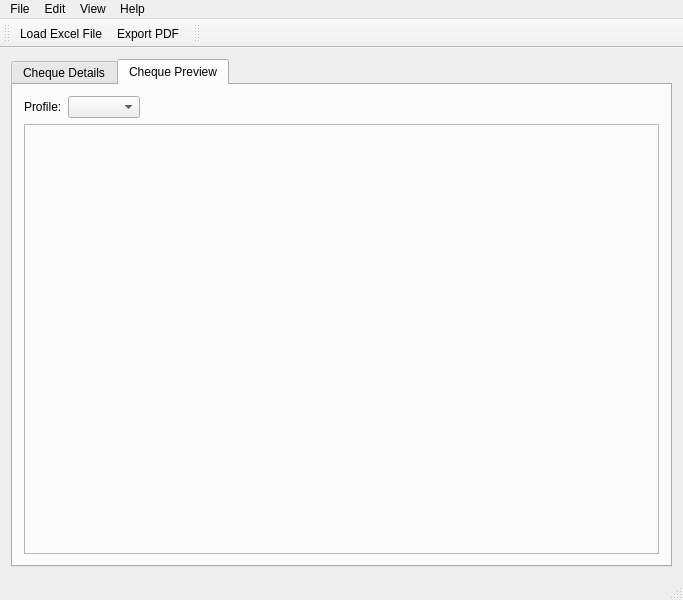
<?xml version="1.0" encoding="UTF-8"?>
<ui version="4.0">
 <class>ChequePrinter</class>
 <widget class="QMainWindow" name="ChequePrinter">
  <property name="geometry">
   <rect>
    <x>0</x>
    <y>0</y>
    <width>683</width>
    <height>600</height>
   </rect>
  </property>
  <property name="windowTitle">
   <string>Cheque Printer</string>
  </property>
  <widget class="QWidget" name="centralWidget">
   <layout class="QVBoxLayout" name="verticalLayout">
    <item>
     <widget class="QTabWidget" name="tabWidget">
      <property name="currentIndex">
       <number>1</number>
      </property>
      <widget class="QWidget" name="tab">
       <attribute name="title">
        <string>Cheque Details</string>
       </attribute>
       <layout class="QVBoxLayout" name="verticalLayout_2">
        <item>
         <layout class="QHBoxLayout" name="horizontalLayout">
          <item>
           <widget class="QPushButton" name="cmdNewCheque">
            <property name="text">
             <string>New Cheque</string>
            </property>
           </widget>
          </item>
          <item>
           <widget class="QPushButton" name="cmdSave">
            <property name="text">
             <string>Save</string>
            </property>
           </widget>
          </item>
          <item>
           <widget class="QPushButton" name="cmdFillAmountInWords">
            <property name="text">
             <string>Fill Amount In Words</string>
            </property>
           </widget>
          </item>
          <item>
           <spacer name="horizontalSpacer_3">
            <property name="orientation">
             <enum>Qt::Horizontal</enum>
            </property>
            <property name="sizeHint" stdset="0">
             <size>
              <width>40</width>
              <height>20</height>
             </size>
            </property>
           </spacer>
          </item>
          <item>
           <widget class="QPushButton" name="cmdDelete">
            <property name="text">
             <string>Delete</string>
            </property>
           </widget>
          </item>
          <item>
           <widget class="QPushButton" name="cmdDeleteAll">
            <property name="text">
             <string>Delete All</string>
            </property>
           </widget>
          </item>
         </layout>
        </item>
        <item>
         <widget class="QTableView" name="tblCheques"/>
        </item>
       </layout>
      </widget>
      <widget class="QWidget" name="tab_2">
       <attribute name="title">
        <string>Cheque Preview</string>
       </attribute>
       <layout class="QVBoxLayout" name="verticalLayout_4">
        <item>
         <layout class="QHBoxLayout" name="horizontalLayout_2">
          <item>
           <widget class="QLabel" name="label">
            <property name="text">
             <string>Profile:</string>
            </property>
           </widget>
          </item>
          <item>
           <widget class="QComboBox" name="cboProfile"/>
          </item>
          <item>
           <spacer name="horizontalSpacer">
            <property name="orientation">
             <enum>Qt::Horizontal</enum>
            </property>
            <property name="sizeHint" stdset="0">
             <size>
              <width>40</width>
              <height>20</height>
             </size>
            </property>
           </spacer>
          </item>
         </layout>
        </item>
        <item>
         <widget class="QFrame" name="frame">
          <property name="sizePolicy">
           <sizepolicy hsizetype="Preferred" vsizetype="Preferred">
            <horstretch>0</horstretch>
            <verstretch>2</verstretch>
           </sizepolicy>
          </property>
          <property name="frameShape">
           <enum>QFrame::StyledPanel</enum>
          </property>
          <property name="frameShadow">
           <enum>QFrame::Raised</enum>
          </property>
          <layout class="QVBoxLayout" name="verticalLayout_3">
           <item>
            <layout class="QVBoxLayout" name="vLay"/>
           </item>
          </layout>
         </widget>
        </item>
       </layout>
      </widget>
     </widget>
    </item>
   </layout>
  </widget>
  <widget class="QMenuBar" name="menuBar">
   <property name="geometry">
    <rect>
     <x>0</x>
     <y>0</y>
     <width>683</width>
     <height>21</height>
    </rect>
   </property>
   <widget class="QMenu" name="menuFile">
    <property name="title">
     <string>File</string>
    </property>
    <addaction name="actionImport_Suppliers_From_Excel"/>
    <addaction name="separator"/>
    <addaction name="actionPrint"/>
    <addaction name="actionExport_PDF"/>
    <addaction name="actionSend_PDF_via_Email"/>
    <addaction name="separator"/>
    <addaction name="actionExit"/>
   </widget>
   <widget class="QMenu" name="menuEdit">
    <property name="title">
     <string>Edit</string>
    </property>
    <addaction name="actionPrintout_Settings"/>
   </widget>
   <widget class="QMenu" name="menuHelp">
    <property name="title">
     <string>Help</string>
    </property>
    <addaction name="actionAbout_Cheque_Printer"/>
   </widget>
   <widget class="QMenu" name="menuView">
    <property name="title">
     <string>View</string>
    </property>
    <addaction name="actionSinge_Page"/>
    <addaction name="actionFacing_Pages"/>
    <addaction name="actionAll_Pages"/>
    <addaction name="separator"/>
    <addaction name="actionZoom_In"/>
    <addaction name="actionZoom_Out"/>
    <addaction name="separator"/>
    <addaction name="actionFit_Whole_Page"/>
    <addaction name="actionFit_Page_Width"/>
    <addaction name="separator"/>
    <addaction name="actionFirst_Page"/>
    <addaction name="actionPrevious_Page"/>
    <addaction name="actionNext_Page"/>
    <addaction name="actionLast_Page"/>
    <addaction name="separator"/>
    <addaction name="actionPage_Setup"/>
    <addaction name="actionPrint"/>
   </widget>
   <addaction name="menuFile"/>
   <addaction name="menuEdit"/>
   <addaction name="menuView"/>
   <addaction name="menuHelp"/>
  </widget>
  <widget class="QStatusBar" name="statusBar"/>
  <widget class="QToolBar" name="mainToolBar">
   <property name="windowTitle">
    <string>Main ToolBar</string>
   </property>
   <attribute name="toolBarArea">
    <enum>TopToolBarArea</enum>
   </attribute>
   <attribute name="toolBarBreak">
    <bool>false</bool>
   </attribute>
   <addaction name="actionImport_Suppliers_From_Excel"/>
   <addaction name="actionExport_PDF"/>
  </widget>
  <widget class="QToolBar" name="toolBar">
   <property name="windowTitle">
    <string>Printing Toolbar</string>
   </property>
   <attribute name="toolBarArea">
    <enum>TopToolBarArea</enum>
   </attribute>
   <attribute name="toolBarBreak">
    <bool>false</bool>
   </attribute>
  </widget>
  <action name="actionFetch_Quickbooks_Suppliers">
   <property name="text">
    <string>Fetch Quickbooks Suppliers</string>
   </property>
  </action>
  <action name="actionImport_Suppliers_From_Excel">
   <property name="icon">
    <iconset resource="cp_res.qrc">
     <normaloff>:/cp_images/MS-Office-2003-Excel-icon.png</normaloff>:/cp_images/MS-Office-2003-Excel-icon.png</iconset>
   </property>
   <property name="text">
    <string>Load Excel File</string>
   </property>
  </action>
  <action name="actionPrint">
   <property name="icon">
    <iconset resource="cp_res.qrc">
     <normaloff>:/cp_images/Impresora-icon.png</normaloff>:/cp_images/Impresora-icon.png</iconset>
   </property>
   <property name="text">
    <string>Print</string>
   </property>
   <property name="shortcut">
    <string>Ctrl+P</string>
   </property>
  </action>
  <action name="actionExport_PDF">
   <property name="icon">
    <iconset resource="cp_res.qrc">
     <normaloff>:/cp_images/PDF-icon.png</normaloff>:/cp_images/PDF-icon.png</iconset>
   </property>
   <property name="text">
    <string>Export PDF</string>
   </property>
  </action>
  <action name="actionSend_PDF_via_Email">
   <property name="text">
    <string>Send PDF via Email</string>
   </property>
  </action>
  <action name="actionExit">
   <property name="icon">
    <iconset resource="cp_res.qrc">
     <normaloff>:/cp_images/Button-Close-icon.png</normaloff>:/cp_images/Button-Close-icon.png</iconset>
   </property>
   <property name="text">
    <string>Exit</string>
   </property>
   <property name="shortcut">
    <string>Ctrl+E</string>
   </property>
  </action>
  <action name="actionPrintout_Settings">
   <property name="text">
    <string>Printout Settings</string>
   </property>
  </action>
  <action name="actionAbout_Cheque_Printer">
   <property name="text">
    <string>About Cheque Printer</string>
   </property>
  </action>
  <action name="actionSinge_Page">
   <property name="icon">
    <iconset resource="cp_res.qrc">
     <normaloff>:/cp_images/view-page-one-32.png</normaloff>:/cp_images/view-page-one-32.png</iconset>
   </property>
   <property name="text">
    <string>Singe Page</string>
   </property>
  </action>
  <action name="actionFacing_Pages">
   <property name="icon">
    <iconset resource="cp_res.qrc">
     <normaloff>:/cp_images/view-page-sided-32.png</normaloff>:/cp_images/view-page-sided-32.png</iconset>
   </property>
   <property name="text">
    <string>Facing Pages</string>
   </property>
  </action>
  <action name="actionAll_Pages">
   <property name="icon">
    <iconset resource="cp_res.qrc">
     <normaloff>:/cp_images/view-page-multi-32.png</normaloff>:/cp_images/view-page-multi-32.png</iconset>
   </property>
   <property name="text">
    <string>All Pages</string>
   </property>
  </action>
  <action name="actionPage_Setup">
   <property name="icon">
    <iconset resource="cp_res.qrc">
     <normaloff>:/cp_images/page-setup-32.png</normaloff>:/cp_images/page-setup-32.png</iconset>
   </property>
   <property name="text">
    <string>Page Setup</string>
   </property>
  </action>
  <action name="actionZoom_In">
   <property name="icon">
    <iconset resource="cp_res.qrc">
     <normaloff>:/cp_images/zoom-in-32.png</normaloff>:/cp_images/zoom-in-32.png</iconset>
   </property>
   <property name="text">
    <string>Zoom In</string>
   </property>
  </action>
  <action name="actionZoom_Out">
   <property name="icon">
    <iconset resource="cp_res.qrc">
     <normaloff>:/cp_images/zoom-out-32.png</normaloff>:/cp_images/zoom-out-32.png</iconset>
   </property>
   <property name="text">
    <string>Zoom Out</string>
   </property>
  </action>
  <action name="actionFit_Whole_Page">
   <property name="icon">
    <iconset resource="cp_res.qrc">
     <normaloff>:/cp_images/fit-page-32.png</normaloff>:/cp_images/fit-page-32.png</iconset>
   </property>
   <property name="text">
    <string>Fit Whole Page</string>
   </property>
  </action>
  <action name="actionFit_Page_Width">
   <property name="icon">
    <iconset resource="cp_res.qrc">
     <normaloff>:/cp_images/fit-width-32.png</normaloff>:/cp_images/fit-width-32.png</iconset>
   </property>
   <property name="text">
    <string>Fit Page Width</string>
   </property>
  </action>
  <action name="actionFirst_Page">
   <property name="icon">
    <iconset resource="cp_res.qrc">
     <normaloff>:/cp_images/go-first-32.png</normaloff>:/cp_images/go-first-32.png</iconset>
   </property>
   <property name="text">
    <string>First Page</string>
   </property>
  </action>
  <action name="actionPrevious_Page">
   <property name="icon">
    <iconset resource="cp_res.qrc">
     <normaloff>:/cp_images/go-previous-32.png</normaloff>:/cp_images/go-previous-32.png</iconset>
   </property>
   <property name="text">
    <string>Previous Page</string>
   </property>
  </action>
  <action name="actionNext_Page">
   <property name="icon">
    <iconset resource="cp_res.qrc">
     <normaloff>:/cp_images/go-next-32.png</normaloff>:/cp_images/go-next-32.png</iconset>
   </property>
   <property name="text">
    <string>Next Page</string>
   </property>
  </action>
  <action name="actionLast_Page">
   <property name="icon">
    <iconset resource="cp_res.qrc">
     <normaloff>:/cp_images/go-last-32.png</normaloff>:/cp_images/go-last-32.png</iconset>
   </property>
   <property name="text">
    <string>Last Page</string>
   </property>
  </action>
 </widget>
 <layoutdefault spacing="6" margin="11"/>
 <resources>
  <include location="cp_res.qrc"/>
 </resources>
 <connections/>
</ui>
